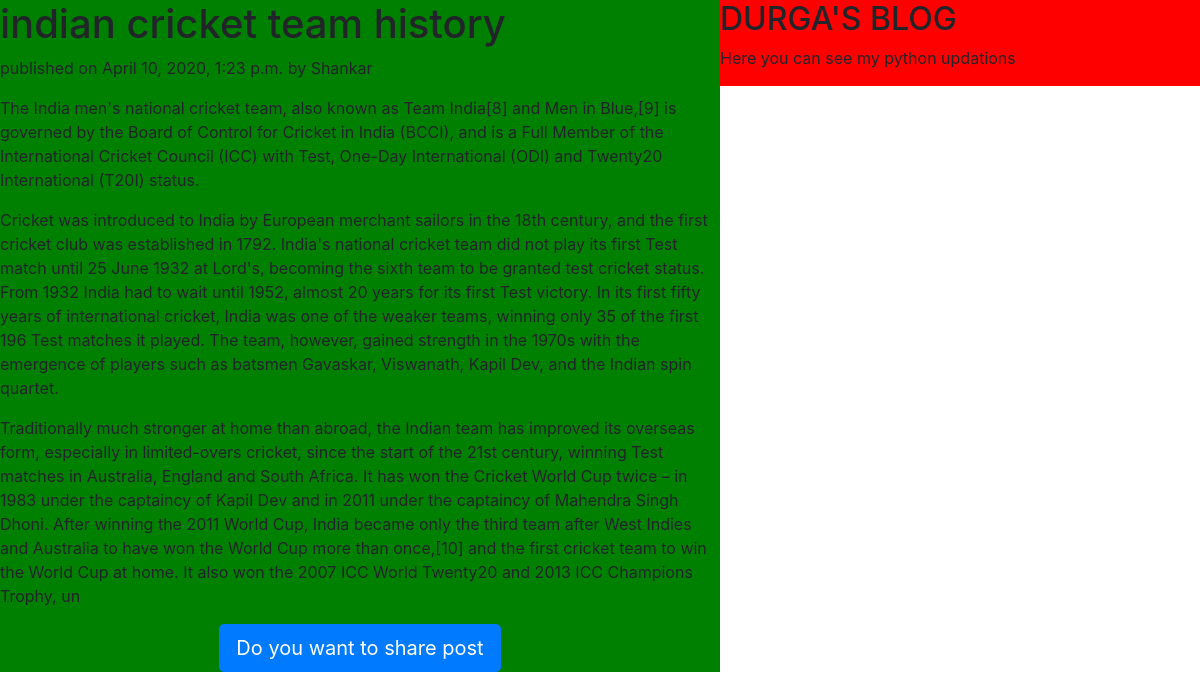
/1/, run on the app's committed database.
### lmApp/models.py (models this page shows, shortened)
class Post(models.Model):
    STATUS_CHOICES = (('draft','Draft'),('published','Published'))
    title = models.CharField(max_length=264)
    slug = models.SlugField(max_length=264,unique_for_date='publish')
    author = models.ForeignKey(User,related_name='blog_posts',on_delete=models.CASCADE)
    body = models.TextField()
    publish = models.DateTimeField(default=timezone.now)
    created = models.DateTimeField(auto_now_add=True)
    updated = models.DateTimeField(auto_now=True)
    status = models.CharField(max_length=10,choices=STATUS_CHOICES,default='draft')
    class Meta:
        ordering = ('publish',)

### lmApp/views.py (the view)
# urls.py: url(r'^(?P<pk>\d+)/$',views.Postdetailview.as_view(),name='detail'),
class Postdetailview(DetailView):
    model = Post

### templates/lmApp/post_detail.html (shortened to what this page needs)
<!DOCTYPE html>
{%extends 'lmApp/base.html'%}
{%block content%}
    <h1>{{post.title}}</h1>
    <p id="date">published on {{post.publish}} by {{post.author | title}}</p>
    {{post.body | linebreaks}}
    <div class="container" align="center">
    <a href="/{{post.id}}/share" class="btn btn-primary btn-lg">Do you want to share post</a>
    </div>
{%endblock%}

### data on the page
Post: title "indian cricket team history", publish "April 10, 2020, 1:23 p.m.", author "Shankar", body "The India men's national cricket team, also known as Team India[8] and Men in Blue,[9] is governed by the Board of Control for Cricket in India (BCCI), and is a Full Member of the International Cricket Council (ICC) with Test, One-Day International (ODI) and Twenty20 International (T20I) status. Cricket was introduced to India by European merchant sailors in the 18th century, and the first cricket club was established in 1792. India's national cricket team did not play its first Test match until 25 June 1932 at Lord's, becoming the sixth team to be granted test cricket status. From 1932 India had to wait until 1952, almost 20 years for its first Test victory. In its first fifty years of…"
